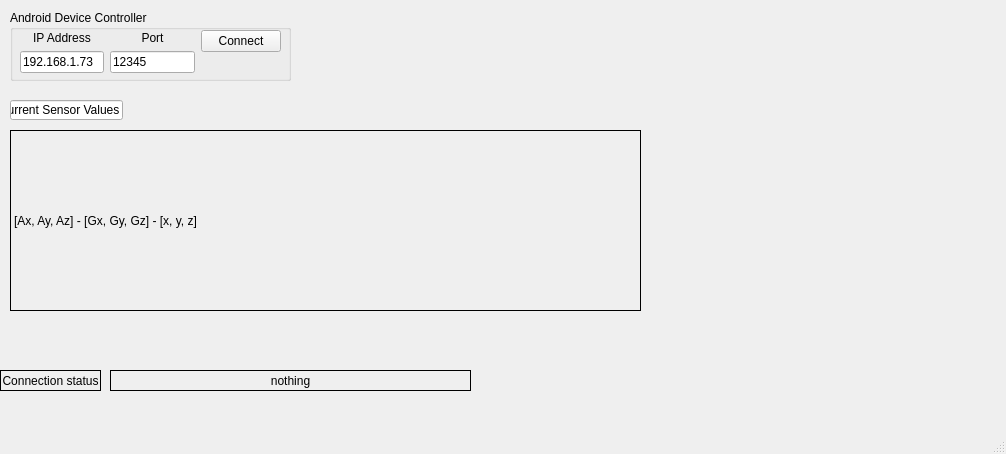
<?xml version="1.0" encoding="UTF-8"?>
<ui version="4.0">
 <class>MainWindow</class>
 <widget class="QMainWindow" name="MainWindow">
  <property name="geometry">
   <rect>
    <x>0</x>
    <y>0</y>
    <width>1006</width>
    <height>454</height>
   </rect>
  </property>
  <property name="windowTitle">
   <string>MainWindow</string>
  </property>
  <widget class="QWidget" name="centralwidget">
   <widget class="QLineEdit" name="lineEdit_3">
    <property name="geometry">
     <rect>
      <x>10</x>
      <y>100</y>
      <width>113</width>
      <height>20</height>
     </rect>
    </property>
    <property name="text">
     <string>Current Sensor Values</string>
    </property>
   </widget>
   <widget class="QGroupBox" name="groupBox">
    <property name="geometry">
     <rect>
      <x>10</x>
      <y>10</y>
      <width>281</width>
      <height>71</height>
     </rect>
    </property>
    <property name="title">
     <string>Android Device Controller</string>
    </property>
    <widget class="QWidget" name="horizontalLayoutWidget">
     <property name="geometry">
      <rect>
       <x>10</x>
       <y>20</y>
       <width>261</width>
       <height>43</height>
      </rect>
     </property>
     <layout class="QHBoxLayout" name="horizontalLayout">
      <item>
       <layout class="QVBoxLayout" name="verticalLayout">
        <item>
         <widget class="QLabel" name="label">
          <property name="palette">
           <palette>
            <active>
             <colorrole role="Text">
              <brush brushstyle="SolidPattern">
               <color alpha="255">
                <red>0</red>
                <green>0</green>
                <blue>255</blue>
               </color>
              </brush>
             </colorrole>
            </active>
            <inactive>
             <colorrole role="Text">
              <brush brushstyle="SolidPattern">
               <color alpha="255">
                <red>0</red>
                <green>0</green>
                <blue>255</blue>
               </color>
              </brush>
             </colorrole>
            </inactive>
            <disabled>
             <colorrole role="Text">
              <brush brushstyle="SolidPattern">
               <color alpha="255">
                <red>0</red>
                <green>0</green>
                <blue>255</blue>
               </color>
              </brush>
             </colorrole>
            </disabled>
           </palette>
          </property>
          <property name="text">
           <string>IP Address</string>
          </property>
          <property name="alignment">
           <set>Qt::AlignCenter</set>
          </property>
         </widget>
        </item>
        <item>
         <widget class="QLineEdit" name="line_ip_phone">
          <property name="text">
           <string>192.168.1.73</string>
          </property>
         </widget>
        </item>
       </layout>
      </item>
      <item>
       <layout class="QVBoxLayout" name="verticalLayout_2">
        <item>
         <widget class="QLabel" name="label_2">
          <property name="text">
           <string>Port</string>
          </property>
          <property name="alignment">
           <set>Qt::AlignCenter</set>
          </property>
         </widget>
        </item>
        <item>
         <widget class="QLineEdit" name="lineEdit_port">
          <property name="text">
           <string>12345</string>
          </property>
         </widget>
        </item>
       </layout>
      </item>
      <item>
       <layout class="QVBoxLayout" name="verticalLayout_3">
        <item>
         <widget class="QPushButton" name="pushButton_connect">
          <property name="text">
           <string>Connect</string>
          </property>
         </widget>
        </item>
        <item>
         <spacer name="verticalSpacer">
          <property name="orientation">
           <enum>Qt::Vertical</enum>
          </property>
          <property name="sizeHint" stdset="0">
           <size>
            <width>20</width>
            <height>13</height>
           </size>
          </property>
         </spacer>
        </item>
       </layout>
      </item>
     </layout>
    </widget>
   </widget>
   <widget class="QLabel" name="label_3">
    <property name="geometry">
     <rect>
      <x>0</x>
      <y>370</y>
      <width>101</width>
      <height>21</height>
     </rect>
    </property>
    <property name="palette">
     <palette>
      <active>
       <colorrole role="Text">
        <brush brushstyle="SolidPattern">
         <color alpha="255">
          <red>0</red>
          <green>0</green>
          <blue>255</blue>
         </color>
        </brush>
       </colorrole>
      </active>
      <inactive>
       <colorrole role="Text">
        <brush brushstyle="SolidPattern">
         <color alpha="255">
          <red>0</red>
          <green>0</green>
          <blue>255</blue>
         </color>
        </brush>
       </colorrole>
      </inactive>
      <disabled>
       <colorrole role="Text">
        <brush brushstyle="SolidPattern">
         <color alpha="255">
          <red>0</red>
          <green>0</green>
          <blue>255</blue>
         </color>
        </brush>
       </colorrole>
      </disabled>
     </palette>
    </property>
    <property name="frameShape">
     <enum>QFrame::Box</enum>
    </property>
    <property name="text">
     <string>Connection status</string>
    </property>
    <property name="alignment">
     <set>Qt::AlignCenter</set>
    </property>
   </widget>
   <widget class="QLabel" name="label_Udp_status">
    <property name="geometry">
     <rect>
      <x>110</x>
      <y>370</y>
      <width>361</width>
      <height>21</height>
     </rect>
    </property>
    <property name="palette">
     <palette>
      <active>
       <colorrole role="Text">
        <brush brushstyle="SolidPattern">
         <color alpha="255">
          <red>0</red>
          <green>0</green>
          <blue>255</blue>
         </color>
        </brush>
       </colorrole>
       <colorrole role="Base">
        <brush brushstyle="SolidPattern">
         <color alpha="255">
          <red>255</red>
          <green>255</green>
          <blue>255</blue>
         </color>
        </brush>
       </colorrole>
       <colorrole role="Window">
        <brush brushstyle="SolidPattern">
         <color alpha="255">
          <red>255</red>
          <green>255</green>
          <blue>255</blue>
         </color>
        </brush>
       </colorrole>
       <colorrole role="AlternateBase">
        <brush brushstyle="SolidPattern">
         <color alpha="255">
          <red>255</red>
          <green>255</green>
          <blue>255</blue>
         </color>
        </brush>
       </colorrole>
      </active>
      <inactive>
       <colorrole role="Text">
        <brush brushstyle="SolidPattern">
         <color alpha="255">
          <red>0</red>
          <green>0</green>
          <blue>255</blue>
         </color>
        </brush>
       </colorrole>
       <colorrole role="Base">
        <brush brushstyle="SolidPattern">
         <color alpha="255">
          <red>255</red>
          <green>255</green>
          <blue>255</blue>
         </color>
        </brush>
       </colorrole>
       <colorrole role="Window">
        <brush brushstyle="SolidPattern">
         <color alpha="255">
          <red>255</red>
          <green>255</green>
          <blue>255</blue>
         </color>
        </brush>
       </colorrole>
       <colorrole role="AlternateBase">
        <brush brushstyle="SolidPattern">
         <color alpha="255">
          <red>255</red>
          <green>255</green>
          <blue>255</blue>
         </color>
        </brush>
       </colorrole>
      </inactive>
      <disabled>
       <colorrole role="Text">
        <brush brushstyle="SolidPattern">
         <color alpha="255">
          <red>0</red>
          <green>0</green>
          <blue>255</blue>
         </color>
        </brush>
       </colorrole>
       <colorrole role="Base">
        <brush brushstyle="SolidPattern">
         <color alpha="255">
          <red>255</red>
          <green>255</green>
          <blue>255</blue>
         </color>
        </brush>
       </colorrole>
       <colorrole role="Window">
        <brush brushstyle="SolidPattern">
         <color alpha="255">
          <red>255</red>
          <green>255</green>
          <blue>255</blue>
         </color>
        </brush>
       </colorrole>
       <colorrole role="AlternateBase">
        <brush brushstyle="SolidPattern">
         <color alpha="255">
          <red>255</red>
          <green>255</green>
          <blue>255</blue>
         </color>
        </brush>
       </colorrole>
      </disabled>
     </palette>
    </property>
    <property name="frameShape">
     <enum>QFrame::Box</enum>
    </property>
    <property name="text">
     <string>nothing</string>
    </property>
    <property name="alignment">
     <set>Qt::AlignCenter</set>
    </property>
   </widget>
   <widget class="QLabel" name="label_Received_Text">
    <property name="geometry">
     <rect>
      <x>10</x>
      <y>130</y>
      <width>631</width>
      <height>181</height>
     </rect>
    </property>
    <property name="palette">
     <palette>
      <active>
       <colorrole role="Text">
        <brush brushstyle="SolidPattern">
         <color alpha="255">
          <red>0</red>
          <green>0</green>
          <blue>255</blue>
         </color>
        </brush>
       </colorrole>
       <colorrole role="Base">
        <brush brushstyle="SolidPattern">
         <color alpha="255">
          <red>255</red>
          <green>255</green>
          <blue>255</blue>
         </color>
        </brush>
       </colorrole>
       <colorrole role="Window">
        <brush brushstyle="SolidPattern">
         <color alpha="255">
          <red>255</red>
          <green>255</green>
          <blue>255</blue>
         </color>
        </brush>
       </colorrole>
       <colorrole role="AlternateBase">
        <brush brushstyle="SolidPattern">
         <color alpha="255">
          <red>255</red>
          <green>255</green>
          <blue>255</blue>
         </color>
        </brush>
       </colorrole>
      </active>
      <inactive>
       <colorrole role="Text">
        <brush brushstyle="SolidPattern">
         <color alpha="255">
          <red>0</red>
          <green>0</green>
          <blue>255</blue>
         </color>
        </brush>
       </colorrole>
       <colorrole role="Base">
        <brush brushstyle="SolidPattern">
         <color alpha="255">
          <red>255</red>
          <green>255</green>
          <blue>255</blue>
         </color>
        </brush>
       </colorrole>
       <colorrole role="Window">
        <brush brushstyle="SolidPattern">
         <color alpha="255">
          <red>255</red>
          <green>255</green>
          <blue>255</blue>
         </color>
        </brush>
       </colorrole>
       <colorrole role="AlternateBase">
        <brush brushstyle="SolidPattern">
         <color alpha="255">
          <red>255</red>
          <green>255</green>
          <blue>255</blue>
         </color>
        </brush>
       </colorrole>
      </inactive>
      <disabled>
       <colorrole role="Text">
        <brush brushstyle="SolidPattern">
         <color alpha="255">
          <red>0</red>
          <green>0</green>
          <blue>255</blue>
         </color>
        </brush>
       </colorrole>
       <colorrole role="Base">
        <brush brushstyle="SolidPattern">
         <color alpha="255">
          <red>255</red>
          <green>255</green>
          <blue>255</blue>
         </color>
        </brush>
       </colorrole>
       <colorrole role="Window">
        <brush brushstyle="SolidPattern">
         <color alpha="255">
          <red>255</red>
          <green>255</green>
          <blue>255</blue>
         </color>
        </brush>
       </colorrole>
       <colorrole role="AlternateBase">
        <brush brushstyle="SolidPattern">
         <color alpha="255">
          <red>255</red>
          <green>255</green>
          <blue>255</blue>
         </color>
        </brush>
       </colorrole>
      </disabled>
     </palette>
    </property>
    <property name="frameShape">
     <enum>QFrame::Box</enum>
    </property>
    <property name="text">
     <string>[Ax, Ay, Az] - [Gx, Gy, Gz] - [x, y, z]</string>
    </property>
    <property name="alignment">
     <set>Qt::AlignLeading|Qt::AlignLeft|Qt::AlignVCenter</set>
    </property>
   </widget>
  </widget>
  <widget class="QMenuBar" name="menubar">
   <property name="geometry">
    <rect>
     <x>0</x>
     <y>0</y>
     <width>1006</width>
     <height>21</height>
    </rect>
   </property>
  </widget>
  <widget class="QStatusBar" name="statusbar"/>
 </widget>
 <resources/>
 <connections/>
</ui>
